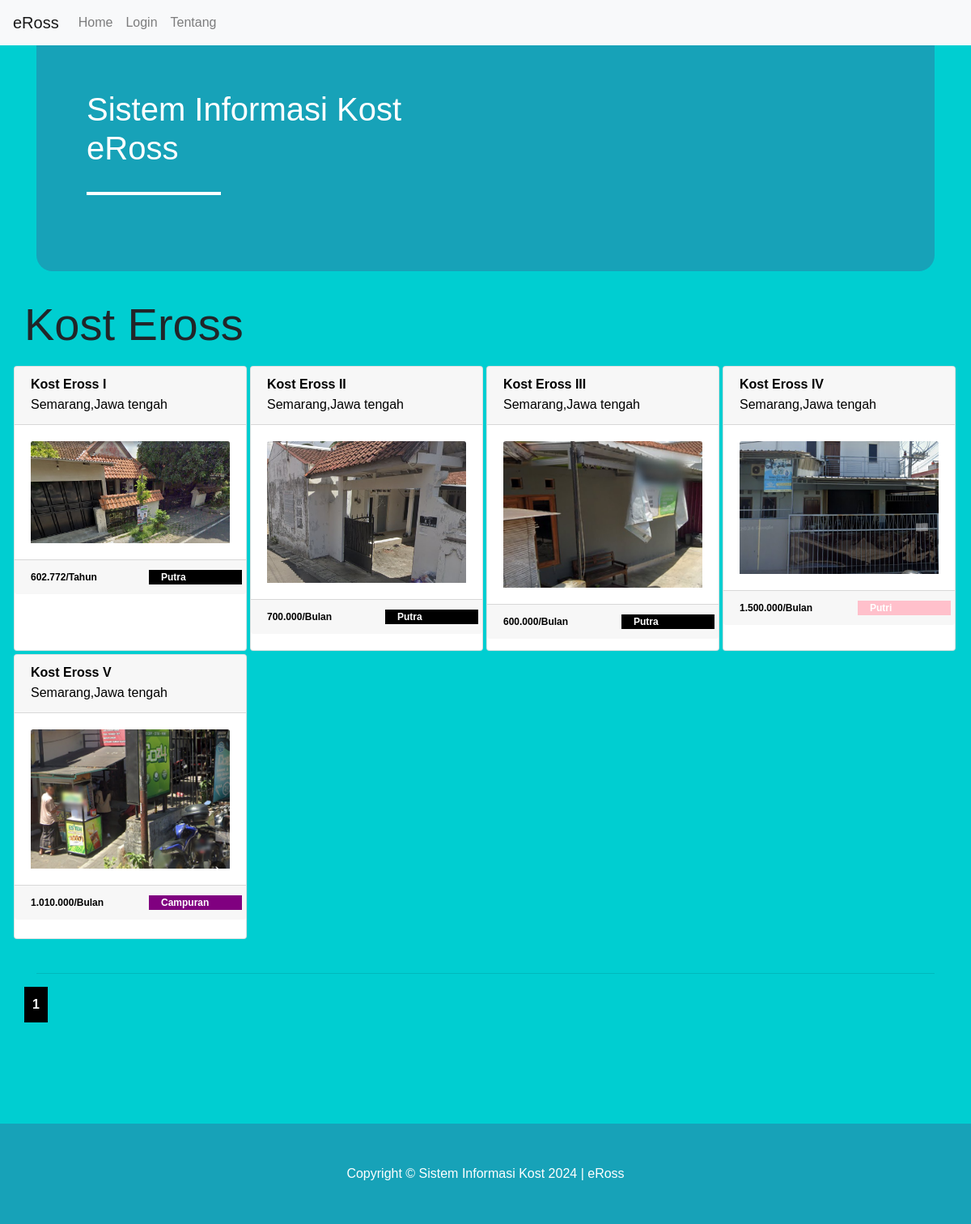
Page /SistemInformasiKost-main/tentang.php on the committed database.
### tables this page shows
CREATE TABLE `kost` (
  `id_kost` int(11) NOT NULL,
  `nama_kost` varchar(255) NOT NULL,
  `tipe_kost` varchar(255) NOT NULL,
  `jenis_kost` varchar(255) NOT NULL,
  `jumlah_kamar` int(11) NOT NULL,
  `tanggal_tagih` date NOT NULL,
  `nama_pemilik` text NOT NULL,
  `nama_bank` text NOT NULL,
  `no_rekening` int(11) NOT NULL,
  `foto_bangunan_utama` varchar(255) NOT NULL,
  `foto_kamar` varchar(255) NOT NULL,
  `foto_kamar_mandi` varchar(255) NOT NULL,
  `foto_interior` varchar(255) NOT NULL,
  `provinsi` varchar(25) NOT NULL,
  `kota` varchar(25) NOT NULL,
  `kecamatan` varchar(25) NOT NULL,
  `kelurahan` varchar(25) NOT NULL,
  `alamat` varchar(255) NOT NULL,
  `harga_sewa` int(11) NOT NULL,
  `kontak` varchar(255) NOT NULL,
  `deskripsi` text NOT NULL,
  `id_pemilik` int(11) NOT NULL,
  `fasilitas_kost` text NOT NULL
);

### SistemInformasiKost-main/tentang.php (the view, shortened to what this page needs)
<?php
include 'template/header.php';
$jumlah_data_perhalaman = 8;
$jumlah_halaman = ceil($jumlah_data = mysqli_num_rows(mysqli_query($koneksi, "SELECT * FROM kost JOIN user ON kost.id_pemilik = user.id")) / $jumlah_data_perhalaman);
if (isset($_GET['halaman'])) {
    $halaman_aktif = $_GET['halaman'];
} else {
    $halaman_aktif = 1;
}
$awalData = ($jumlah_data_perhalaman * $halaman_aktif) - $jumlah_data_perhalaman;
$query = "SELECT * FROM kost  INNER JOIN user ON kost.id_pemilik = user.id LIMIT $awalData,$jumlah_data_perhalaman";
$data = mysqli_query($koneksi, $query);
function minfas($idkost, $tipe_kost)
{
    global $koneksi;
    $cost = mysqli_query($koneksi, "SELECT min(biaya_fasilitas) FROM kamar WHERE id_kost=$idkost");
    $p = mysqli_fetch_array($cost);
    if ($tipe_kost == "Bulan") {
        return $p['min(biaya_fasilitas)'];
    } else if ($tipe_kost == "Tahun") {
        return $p['min(biaya_fasilitas)'] * 12;
    }
}
?>
<body>
    <div class="container">
        <div class="row">
            <p class="display-4">Kost Eross</p>
        </div>
        <div class="row">
            <div class="row kartu">
                <?php while ($d = mysqli_fetch_array($data)) {
                ?>
                    <div class="card" style="width: 18rem;height: 22rem">
                        <a href="kost/tampilan-kost.php?id_kost=<?php echo $d['id_kost'] ?>">
                            <div class="card-header">
                                <div class="row">
                                    <div class="col">
                                        <div class="card-text">
                                            <h6 class="card-title font-weight-bold mb-1"><?php echo $d['nama_kost'] ?></h6>
                                            <p class="card-text"><?php echo $d['kota'] . ',' . $d['provinsi'] ?></p>
                                        </div>
                                    </div>
                                </div>
                            </div>
                            <div class="card-body">
                                <img height="" class="card-img-top" src="img/foto_kost/kamar/<?php echo $d['foto_kamar'] ?>" alt="Card image cap">
                            </div>
                            <div class="card-footer">
                                <div class="row">
                                    <div class="col-md-7" style="font-size:12px;font-weight:bold"><?php echo number_format($d['harga_sewa'] + minfas($d['id_kost'], $d['tipe_kost']), 0, ',', '.') . '/' . $d['tipe_kost'] ?></div>
                                    <?php
                                    if ($d['jenis_kost'] == "Putri") {
                                    ?>
                                        <div class="col" style="background-color:pink;font-size:12px;font-weight:bold;color:white"><?php echo $d['jenis_kost'] ?></div>
                                    <?php
                                    } else if ($d['jenis_kost'] == "Putra") {
                                    ?>
                                        <div class="col" style="background-color:black;font-size:12px;font-weight:bold;color:white"><?php echo $d['jenis_kost'] ?></div>
                                    <?php
                                    } else if ($d['jenis_kost'] == "Campuran") {
                                    ?>
                                        <div class="col" style="background-color:purple;font-size:12px;font-weight:bold;color:white"><?php echo $d['jenis_kost'] ?></div>
                                    <?php } ?>
                                </div>
                            </div>
                        </a>
                    </div>
                <?php  } ?>
            </div>
        </div>
        <br>
        <hr>
        <div class="row">
            <?php for ($i = 1; $i <= $jumlah_halaman; $i++) : ?>
                <?php if ($i == $halaman_aktif) : ?>
                    <a style="font-weight: bold;background-color:black;padding:10px;color:white;" href="?halaman=<?php echo $i ?>"><?php echo $i ?></a>
                <?php else : ?>
                    <a style="font-weight: bold;background-color:red;padding:10px;color:white" href="?halaman=<?php echo $i ?>"><?php echo $i ?></a>
                <?php endif; ?>
            <?php endfor; ?>
        </div>
    </div>
</body>
<?php
include "template/footer.php";
?>

### SistemInformasiKost-main/template/header.php (shortened to what this page needs)
<head>
    <link rel="stylesheet" type="text/css" href="css/bootstrap.min.css">
    <link rel="stylesheet" type="text/css" href="css/bootstrap.css">
</head>
<body>
    <div class="container">
        <nav class="navbar navbar-expand-lg navbar-light bg-light fixed-top">
            <a class="navbar-brand" href="index.php">eRoss</a>
            <div class="collapse navbar-collapse" id="navbarSupportedContent">
                <ul class="navbar-nav mr-auto">
                    <li class="nav-item">
                        <a class="nav-link" href="index.php">Home <span class="sr-only">(current)</span></a>
                    </li>
                    <li class="nav-item">
                        <a class="nav-link" href="login.php">Login</a>
                    </li>
                    <li class="nav-item">
                        <a class="nav-link" href="tentang.php">Tentang</a>
                    </li>
                </ul>
            </div>
        </nav>
        <div class="jumbotron bg-info" style="color:white;padding-top:10%;border-radius:20px;">
            <div class="animated fadeInDown">
                <div class="container-fluid">
                    <div class="col-md-8 col-md-offset-1">
                        <h1>Sistem Informasi Kost<br class="visible-lg " />eRoss</h1>
                        <hr style="width:25%;text-align:left;margin:30px 0; border:2.5px solid #fff;" />
                    </div>
                </div>
            </div>
        </div>
    </div>
</body>

### SistemInformasiKost-main/template/footer.php (shortened to what this page needs)
<footer style="margin-top:125px; margin-bottom:-30; color:white" class="sticky-footer bg-info">
    <div class="container my-auto">
        <div class="copyright text-center my-auto">
            <span>Copyright &copy; Sistem Informasi Kost 2024 | eRoss</span>
        </div>
    </div>
</footer>
</body>

### SistemInformasiKost-main/template/header.php (style rules this page uses)
* { font-family: Arial, Helvetica, sans-serif; }

### SistemInformasiKost-main/tentang.php (style rules this page uses)
body { background-color: darkturquoise; }
.card { margin: 2px; }
a { text-decoration: none; color: black }

### SistemInformasiKost-main/template/footer.php (style rules this page uses)
.copyright { padding: 50px; }

### rows in the picture
kost: nama_kost "Kost Eross I", kota "Semarang", provinsi "Jawa tengah", foto_kamar (picture), tipe_kost "602.772", tipe_kost "Tahun", jenis_kost "Putra"
kost: nama_kost "Kost Eross II", kota "Semarang", provinsi "Jawa tengah", foto_kamar (picture), tipe_kost "700.000", tipe_kost "Bulan", jenis_kost "Putra"
kost: nama_kost "Kost Eross III", kota "Semarang", provinsi "Jawa tengah", foto_kamar (picture), tipe_kost "600.000", tipe_kost "Bulan", jenis_kost "Putra"
kost: nama_kost "Kost Eross IV", kota "Semarang", provinsi "Jawa tengah", foto_kamar (picture), tipe_kost "1.500.000", tipe_kost "Bulan", jenis_kost "Putri"
kost: nama_kost "Kost Eross V", kota "Semarang", provinsi "Jawa tengah", foto_kamar (picture), tipe_kost "1.010.000", tipe_kost "Bulan", jenis_kost "Campuran"
